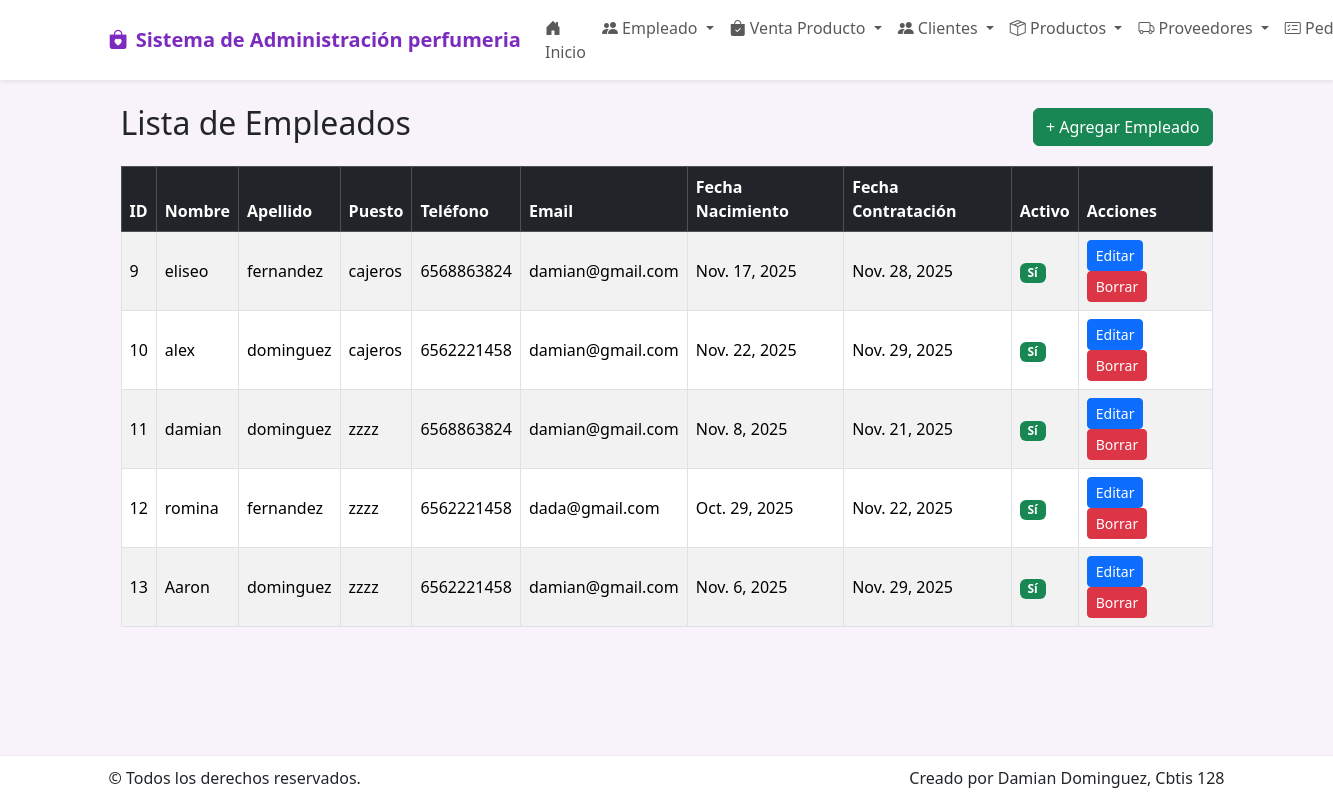
The app's page /empleado/ with its own data.
### app_perfumeria/models.py (models this page shows, shortened)
class Empleado(models.Model):
    nombre = models.CharField(max_length=100)
    apellido = models.CharField(max_length=100)
    puesto = models.CharField(max_length=100)
    telefono = models.CharField(max_length=20, blank=True, null=True)
    email = models.EmailField(blank=True, null=True)
    fecha_nacimiento = models.DateField(blank=True, null=True)        # Campo editable
    fecha_contratacion = models.DateField(blank=True, null=True)      # Campo editable
    activo = models.BooleanField(default=True)

### app_perfumeria/views.py (the view)
# urls.py: path('empleado/', views.ver_empleado, name='ver_empleado'),
def ver_empleado(request):
    empleados = Empleado.objects.all()
    return render(request, 'empleado/ver_empleado.html', {'empleados': empleados})

### app_perfumeria/templates/empleado/ver_empleado.html (shortened to what this page needs)
{% extends 'base.html' %}
{% block content %}
<div class="container mt-4">
  <div class="d-flex justify-content-between align-items-center mb-3">
    <h2>Lista de Empleados</h2>
    <a href="{% url 'agregar_empleado' %}" class="btn btn-success">+ Agregar Empleado</a>
  </div>
  <div class="table-responsive">
    <table class="table table-bordered table-striped align-middle">
      <thead class="table-dark">
        <tr>
          <th>ID</th>
          <th>Nombre</th>
          <th>Apellido</th>
          <th>Puesto</th>
          <th>Teléfono</th>
          <th>Email</th>
          <th>Fecha Nacimiento</th>
          <th>Fecha Contratación</th>
          <th>Activo</th>
          <th>Acciones</th>
        </tr>
      </thead>
      <tbody>
        {% for e in empleados %}
        <tr>
          <td>{{ e.id }}</td>
          <td>{{ e.nombre }}</td>
          <td>{{ e.apellido }}</td>
          <td>{{ e.puesto }}</td>
          <td>{{ e.telefono|default:"-" }}</td>
          <td>{{ e.email|default:"-" }}</td>
          <td>{{ e.fecha_nacimiento|default:"-" }}</td>
          <td>{{ e.fecha_contratacion|default:"-" }}</td>
          <td>
            {% if e.activo %}
              <span class="badge bg-success">Sí</span>
            {% else %}
              <span class="badge bg-secondary">No</span>
            {% endif %}
          </td>
          <td>
            <a href="{% url 'actualizar_empleado' e.id %}" class="btn btn-sm btn-primary">Editar</a>
            <a href="{% url 'borrar_empleado' e.id %}" class="btn btn-sm btn-danger">Borrar</a>
          </td>
        </tr>
        {% empty %}
        <tr>
          <td colspan="10" class="text-center">No hay empleados registrados.</td>
        </tr>
        {% endfor %}
      </tbody>
    </table>
  </div>
</div>
{% endblock %}

### app_perfumeria/templates/base.html (style rules this page uses)
:root { --morado: #7b2cbf; --rosa: #ff6bcb; --suave: #f8f2fb; }
body { background: var(--suave); }

### records on screen
Empleado: id "9", nombre "eliseo", apellido "fernandez", puesto "cajeros", telefono "6568863824", email "damian@gmail.com", fecha_nacimiento "Nov. 17, 2025", fecha_contratacion "Nov. 28, 2025", activo "Sí"
Empleado: id "10", nombre "alex", apellido "dominguez", puesto "cajeros", telefono "6562221458", email "damian@gmail.com", fecha_nacimiento "Nov. 22, 2025", fecha_contratacion "Nov. 29, 2025", activo "Sí"
Empleado: id "11", nombre "damian", apellido "dominguez", puesto "zzzz", telefono "6568863824", email "damian@gmail.com", fecha_nacimiento "Nov. 8, 2025", fecha_contratacion "Nov. 21, 2025", activo "Sí"
Empleado: id "12", nombre "romina", apellido "fernandez", puesto "zzzz", telefono "6562221458", email "dada@gmail.com", fecha_nacimiento "Oct. 29, 2025", fecha_contratacion "Nov. 22, 2025", activo "Sí"
Empleado: id "13", nombre "Aaron", apellido "dominguez", puesto "zzzz", telefono "6562221458", email "damian@gmail.com", fecha_nacimiento "Nov. 6, 2025", fecha_contratacion "Nov. 29, 2025", activo "Sí"
